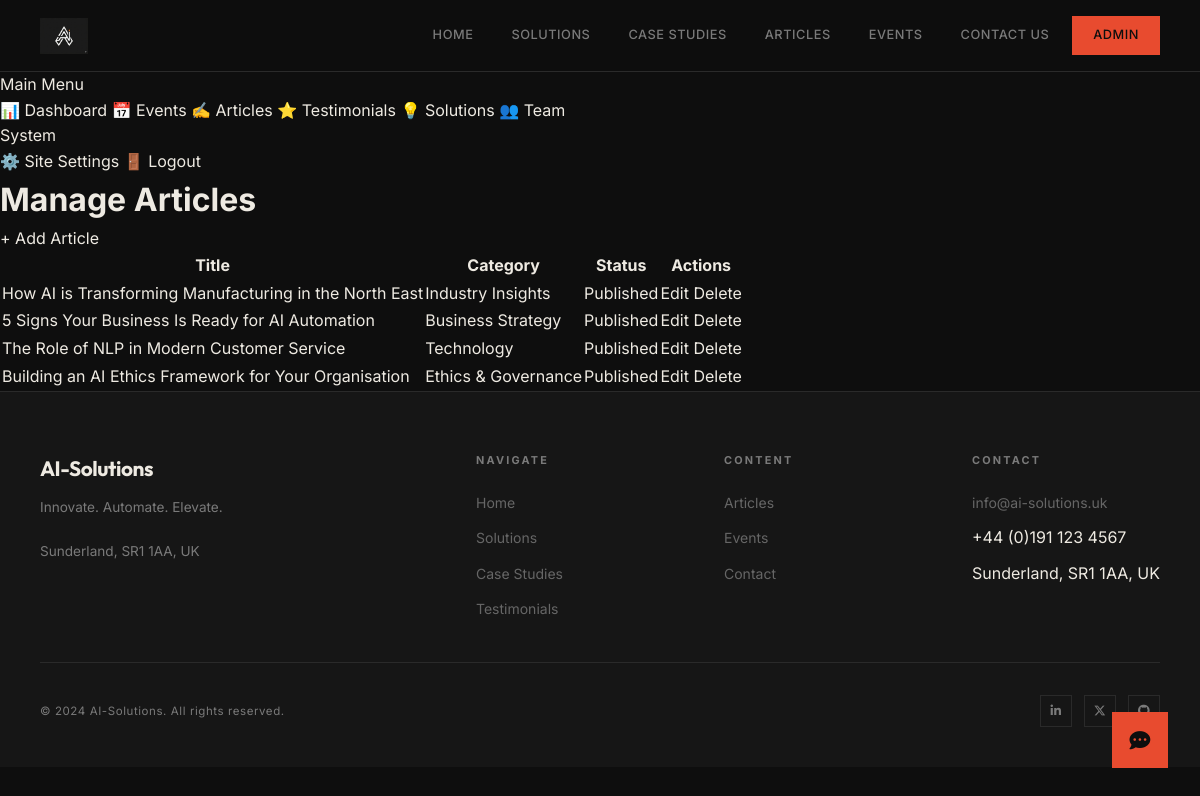
The page /admin/articles (signed in) on the database its author committed.
### models.py (models this page shows)
class SiteSettings(db.Model):
    __tablename__ = 'site_settings'
    id = db.Column(db.Integer, primary_key=True)
    company_logo = db.Column(db.String(300), nullable=True)
    company_name = db.Column(db.String(200), default='AI-Solutions')
    tagline = db.Column(db.String(500))
    address = db.Column(db.String(300))
    email = db.Column(db.String(120))
    phone = db.Column(db.String(50))
    linkedin_url = db.Column(db.String(300), nullable=True)
    twitter_url = db.Column(db.String(300), nullable=True)
    facebook_url = db.Column(db.String(300), nullable=True)
    instagram_url = db.Column(db.String(300), nullable=True)
    github_url = db.Column(db.String(300), nullable=True)

class Article(db.Model):
    __tablename__ = 'article'
    id = db.Column(db.Integer, primary_key=True)
    title = db.Column(db.String(200), nullable=False)
    excerpt = db.Column(db.String(500))
    body = db.Column(db.Text)
    category = db.Column(db.String(100))
    cover_image = db.Column(db.String(300), nullable=True)
    author = db.Column(db.String(100), default='AI-Solutions Team')
    published_at = db.Column(db.DateTime, default=datetime.utcnow)
    is_published = db.Column(db.Boolean, default=True)

### app.py (the view)
@app.route('/admin/articles')
@login_required
def admin_articles():
    articles = Article.query.order_by(desc(Article.published_at)).all()
    return render_template('admin/manage_articles.html', articles=articles)

### app.py (called while the page is built)
@login_manager.user_loader
def load_user(user_id):
    return db.session.get(AdminUser, int(user_id))

@app.context_processor
def inject_settings():
    settings = db.session.get(SiteSettings, 1)
    if not settings:
        settings = SiteSettings(id=1, company_name='AI-Solutions')
    return dict(settings=settings)

### templates/admin/manage_articles.html
{% extends "base.html" %}
{% block content %}
<div class="flex min-h-screen pt-20">
    <aside class="w-64 glass h-screen sticky top-20 p-6 flex flex-col gap-2 overflow-y-auto">
        <div class="text-xs font-bold text-neutral-500 uppercase tracking-widest mb-4 px-2">Main Menu</div>
        <a href="{{ url_for('admin_dashboard') }}" class="flex items-center gap-3 p-3 rounded-xl text-neutral-400 hover:bg-white/10 hover:text-white transition-all"><span>📊</span> Dashboard</a>
        <a href="{{ url_for('manage_events') }}" class="flex items-center gap-3 p-3 rounded-xl text-neutral-400 hover:bg-white/10 hover:text-white transition-all"><span>📅</span> Events</a>
        <a href="{{ url_for('manage_articles') }}" class="flex items-center gap-3 p-3 rounded-xl bg-white text-black font-semibold"><span>✍️</span> Articles</a>
        <a href="{{ url_for('manage_testimonials') }}" class="flex items-center gap-3 p-3 rounded-xl text-neutral-400 hover:bg-white/10 hover:text-white transition-all"><span>⭐</span> Testimonials</a>
        <a href="{{ url_for('manage_solutions') }}" class="flex items-center gap-3 p-3 rounded-xl text-neutral-400 hover:bg-white/10 hover:text-white transition-all"><span>💡</span> Solutions</a>
        <a href="{{ url_for('manage_team') }}" class="flex items-center gap-3 p-3 rounded-xl text-neutral-400 hover:bg-white/10 hover:text-white transition-all"><span>👥</span> Team</a>
        <div class="text-xs font-bold text-neutral-500 uppercase tracking-widest mt-8 mb-4 px-2">System</div>
        <a href="{{ url_for('settings') }}" class="flex items-center gap-3 p-3 rounded-xl text-neutral-400 hover:bg-white/10 hover:text-white transition-all"><span>⚙️</span> Site Settings</a>
        <a href="{{ url_for('admin_logout') }}" class="flex items-center gap-3 p-3 rounded-xl text-red-400 hover:bg-red-500/10 transition-all mt-auto"><span>🚪</span> Logout</a>
    </aside>
    <main class="flex-1 p-8">
        <div class="max-w-6xl mx-auto">
            <div class="flex justify-between items-center mb-10">
                <h1 class="text-3xl font-bold text-gradient">Manage Articles</h1>
                <a href="{{ url_for('add_article') }}" class="bg-white text-black px-6 py-2 rounded-full font-bold hover:bg-neutral-200 transition-all">+ Add Article</a>
            </div>
            <div class="glass rounded-3xl overflow-hidden">
                <table class="w-full text-left text-sm">
                    <thead class="bg-white/5 text-neutral-400 uppercase text-xs">
                        <tr><th class="px-6 py-4">Title</th><th class="px-6 py-4">Category</th><th class="px-6 py-4">Status</th><th class="px-6 py-4 text-right">Actions</th></tr>
                    </thead>
                    <tbody class="divide-y divide-white/5">
                        {% for article in articles %}
                        <tr class="hover:bg-white/5 transition-colors">
                            <td class="px-6 py-4 font-medium">{{ article.title }}</td>
                            <td class="px-6 py-4 text-neutral-400">{{ article.category }}</td>
                            <td class="px-6 py-4">
                                <span class="px-2 py-1 rounded-full text-[10px] font-bold uppercase {% if article.is_published %}bg-green-500/20 text-green-400{% else %}bg-neutral-500/20 text-neutral-400{% endif %}">
                                    {{ 'Published' if article.is_published else 'Draft' }}
                                </span>
                            </td>
                            <td class="px-6 py-4 text-right space-x-3">
                                <a href="{{ url_for('edit_article', id=article.id) }}" class="text-blue-400 hover:underline">Edit</a>
                                <a href="{{ url_for('delete_article', id=article.id) }}" class="text-red-400 hover:underline" onclick="return confirm('Delete this article?')">Delete</a>
                            </td>
                        </tr>
                        {% endfor %}
                    </tbody>
                </table>
            </div>
        </div>
    </main>
</div>
{% endblock %}

### templates/base.html (shortened to what this page needs)
<!DOCTYPE html>
<html lang="en">
<head>
  <link rel="stylesheet" href="https://cdnjs.cloudflare.com/ajax/libs/font-awesome/6.5.0/css/all.min.css">
  <link rel="stylesheet" href="{{ url_for('static', filename='css/style.css') }}">
</head>
<body>
<nav class="navbar">
  <a href="{{ url_for('index') }}" class="nav-logo">
    {% if settings and settings.company_logo %}
      <img src="{{ url_for('static', filename=settings.company_logo) }}" alt="{{ settings.company_name }}">
    {% else %}
      <span class="logo-dot"></span>
      <span>{{ settings.company_name if settings else 'AI-Solutions' }}</span>
    {% endif %}
  </a>
  <div class="nav-links" id="nav-links">
    <a href="{{ url_for('index') }}" class="{{ 'active' if request.endpoint == 'index' }}">Home</a>
    <a href="{{ url_for('solutions') }}" class="{{ 'active' if request.endpoint == 'solutions' }}">Solutions</a>
    <a href="{{ url_for('case_studies') }}" class="{{ 'active' if request.endpoint == 'case_studies' }}">Case Studies</a>
    <a href="{{ url_for('articles') }}" class="{{ 'active' if request.endpoint in ['articles','article_detail'] }}">Articles</a>
    <a href="{{ url_for('events') }}" class="{{ 'active' if request.endpoint == 'events' }}">Events</a>
    <a href="{{ url_for('contact') }}" class="{{ 'active' if request.endpoint == 'contact' }}">Contact Us</a>
    <a href="{{ url_for('admin_login') }}" class="nav-cta">Admin</a>
  </div>
</nav>
<div class="page-wrapper">
  {% block content %}{% endblock %}
</div>
<footer class="footer">
  <div class="footer-inner">
    <div class="footer-top">
      <div>
        <div class="footer-brand">{{ settings.company_name if settings else 'AI-Solutions' }}</div>
        <p class="footer-tagline">{{ settings.tagline if settings else 'Innovate. Automate. Elevate.' }}<br><br>{{ settings.address if settings else 'Sunderland, UK' }}</p>
      </div>
      <div>
        <div class="footer-col-title">Navigate</div>
        <ul class="footer-links">
          <li><a href="{{ url_for('index') }}">Home</a></li>
          <li><a href="{{ url_for('solutions') }}">Solutions</a></li>
          <li><a href="{{ url_for('case_studies') }}">Case Studies</a></li>
          <li><a href="{{ url_for('testimonials') }}">Testimonials</a></li>
        </ul>
      </div>
      <div>
        <div class="footer-col-title">Content</div>
        <ul class="footer-links">
          <li><a href="{{ url_for('articles') }}">Articles</a></li>
          <li><a href="{{ url_for('events') }}">Events</a></li>
          <li><a href="{{ url_for('contact') }}">Contact</a></li>
        </ul>
      </div>
      <div>
        <div class="footer-col-title">Contact</div>
        <ul class="footer-links">
          {% if settings and settings.email %}<li><a href="mailto:{{ settings.email }}">{{ settings.email }}</a></li>{% endif %}
          {% if settings and settings.phone %}<li>{{ settings.phone }}</li>{% endif %}
          {% if settings and settings.address %}<li>{{ settings.address }}</li>{% endif %}
        </ul>
      </div>
    </div>
    <div class="footer-bottom">
      <span>&copy; {{ now().year if now is defined else '2024' }} {{ settings.company_name if settings else 'AI-Solutions' }}. All rights reserved.</span>
      <div class="footer-social">
        {% if settings and settings.linkedin_url %}<a href="{{ settings.linkedin_url }}" target="_blank"><i class="fab fa-linkedin-in"></i></a>{% endif %}
        {% if settings and settings.twitter_url %}<a href="{{ settings.twitter_url }}" target="_blank"><i class="fab fa-x-twitter"></i></a>{% endif %}
        {% if settings and settings.github_url %}<a href="{{ settings.github_url }}" target="_blank"><i class="fab fa-github"></i></a>{% endif %}
      </div>
    </div>
  </div>
</footer>
<button class="chatbot-btn" id="chatbot-btn" aria-label="Open chat">
  <i class="fas fa-comment-dots"></i>
</button>
</body>
</html>

### static/css/style.css (style rules this page uses)
:root { --bg: #0e0e0e; --fg: #eeeae2; --acc: #E84B2F; --grn: #4ade80; --sur: #161616; --sur2: #1e1e1e; --bdr: #2a2a2a; --muted: #7a7a7a; --muted2: #555; --font-display: 'Outfit', sans-serif; --font-body: 'Inter', sans-serif; --radius: 0px; --transition: 0.3s cubic-bezier(0.16, 1, 0.3, 1); }
*, *::before, *::after { box-sizing: border-box; margin: 0; padding: 0; }
html { scroll-behavior: smooth; font-size: 16px; }
body { background: var(--bg); color: var(--fg); font-family: var(--font-body); font-weight: 400; line-height: 1.6; overflow-x: hidden; }
a { color: inherit; text-decoration: none; }
img { max-width: 100%; display: block; }
ul, ol { list-style: none; }
button { border: none; background: none; font-family: inherit; }
.navbar { position: fixed; top: 0; left: 0; right: 0; z-index: 100; padding: 0 40px; height: 72px; display: flex; align-items: center; justify-content: space-between; border-bottom: 1px solid var(--bdr); background: rgba(14,14,14,0.92); backdrop-filter: blur(12px); }
.nav-logo { font-family: var(--font-display); font-size: 1.2rem; font-weight: 800; letter-spacing: -0.02em; display: flex; align-items: center; gap: 8px; }
.nav-logo img { height: 36px; width: auto; }
.nav-links { display: flex; align-items: center; gap: 8px; }
.nav-links a { font-size: 0.8rem; font-weight: 500; letter-spacing: 0.04em; text-transform: uppercase; color: var(--muted); padding: 6px 14px; border: 1px solid transparent; transition: color var(--transition), border-color var(--transition); }
.nav-cta { font-size: 0.78rem; font-weight: 600; letter-spacing: 0.08em; text-transform: uppercase; color: var(--bg) !important; background: var(--acc); padding: 8px 20px !important; border: 1px solid var(--acc) !important; transition: background var(--transition), color var(--transition) !important; }
.page-wrapper { padding-top: 72px; }
.footer { border-top: 1px solid var(--bdr); padding: 60px 40px 40px; background: var(--sur); }
.footer-inner { max-width: 1280px; margin: 0 auto; }
.footer-top { display: grid; grid-template-columns: 2fr 1fr 1fr 1fr; gap: 60px; padding-bottom: 40px; border-bottom: 1px solid var(--bdr); margin-bottom: 32px; }
.footer-brand { font-family: var(--font-display); font-size: 1.3rem; font-weight: 700; letter-spacing: -0.02em; margin-bottom: 12px; }
.footer-tagline { font-size: 0.85rem; color: var(--muted); line-height: 1.6; max-width: 280px; }
.footer-col-title { font-size: 0.68rem; font-weight: 700; letter-spacing: 0.2em; text-transform: uppercase; color: var(--muted); margin-bottom: 20px; }
.footer-links { display: flex; flex-direction: column; gap: 10px; }
.footer-links a { font-size: 0.875rem; color: #666; transition: color var(--transition); }
.footer-bottom { display: flex; align-items: center; justify-content: space-between; font-size: 0.72rem; color: var(--muted); letter-spacing: 0.05em; }
.footer-social { display: flex; gap: 12px; }
.footer-social a { width: 32px; height: 32px; border: 1px solid var(--bdr); display: flex; align-items: center; justify-content: center; font-size: 0.75rem; color: var(--muted); transition: color var(--transition), border-color var(--transition), background var(--transition); }
.chatbot-btn { position: fixed; bottom: 32px; right: 32px; width: 56px; height: 56px; background: var(--acc); display: flex; align-items: center; justify-content: center; z-index: 500; transition: transform var(--transition); animation: chatPulse 3s ease infinite; }
.chatbot-btn i { color: var(--bg); font-size: 1.3rem; }

### rows shown on the page
SiteSettings: company_logo (picture), company_name "AI-Solutions", tagline "Innovate. Automate. Elevate.", address "Sunderland, SR1 1AA, UK", email "info@ai-solutions.uk", phone "+44 (0)191 123 4567"
Article: title "How AI is Transforming Manufacturing in the North East", category "Industry Insights", is_published "Published"
Article: title "5 Signs Your Business Is Ready for AI Automation", category "Business Strategy", is_published "Published"
Article: title "The Role of NLP in Modern Customer Service", category "Technology", is_published "Published"
Article: title "Building an AI Ethics Framework for Your Organisation", category "Ethics & Governance", is_published "Published"
